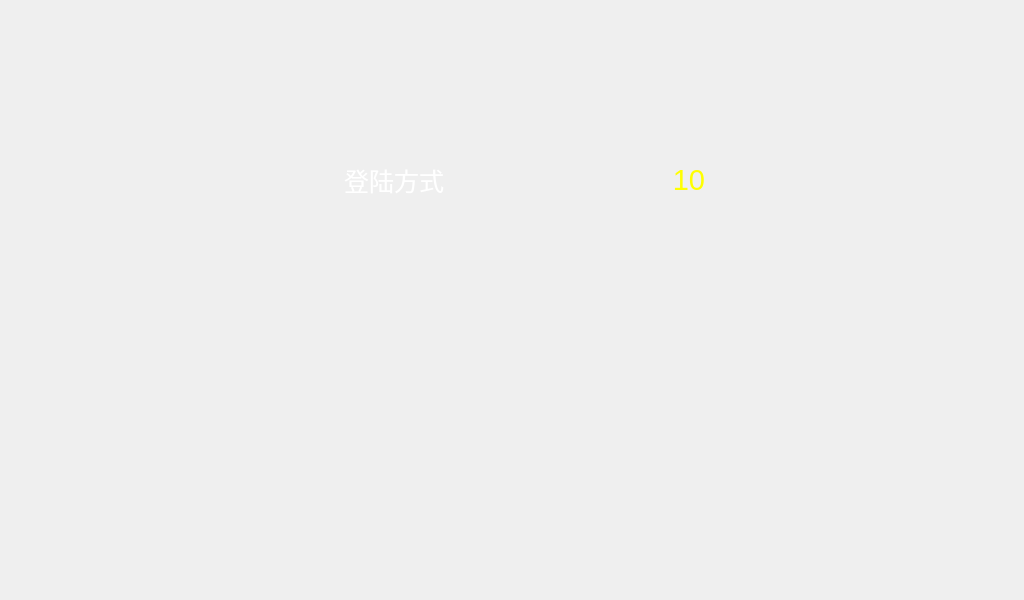
<?xml version="1.0" encoding="UTF-8"?>
<ui version="4.0">
 <class>DialogSelectLogin</class>
 <widget class="QDialog" name="DialogSelectLogin">
  <property name="geometry">
   <rect>
    <x>0</x>
    <y>0</y>
    <width>1024</width>
    <height>600</height>
   </rect>
  </property>
  <property name="windowTitle">
   <string>Dialog</string>
  </property>
  <property name="autoFillBackground">
   <bool>false</bool>
  </property>
  <property name="styleSheet">
   <string notr="true">QWidget#centralWgt
{
	background-image: url(:/image/ui_background_login.jpg);
}</string>
  </property>
  <widget class="QWidget" name="centralWgt" native="true">
   <property name="enabled">
    <bool>true</bool>
   </property>
   <property name="geometry">
    <rect>
     <x>312</x>
     <y>145</y>
     <width>400</width>
     <height>311</height>
    </rect>
   </property>
   <property name="font">
    <font>
     <pointsize>16</pointsize>
    </font>
   </property>
   <property name="styleSheet">
    <string notr="true">/* init button 'btnIrisLogin' style*/
QToolButton#btnIrisLogin
{
	background-image: url(:/image/ui_login_by_iris.png);
    border-radius: 5px;
}
/* on button 'btnIrisLogin' pressed*/
QToolButton#btnIrisLogin:pressed
{
	background-image: url(:/image/ui_login_by_iris_pressed.png);
}

/* init button 'btnPwdLogin' style*/
QToolButton#btnPwdLogin
{
	background-image: url(:/image/ui_login_by_account.png);
    border-radius: 5px;
}
/* on button 'btnPwdLogin' pressed*/
QToolButton#btnPwdLogin:pressed
{
	background-image: url(:/image/ui_login_by_account_pressed.png);
}

/* init button 'btnBack' style*/
QPushButton#btnBack
{
	background-image: url(:/image/ui_btn_back.png);
    border-radius: 5px;
}

/* on button 'btnBack' pressed*/
QPushButton#btnBack:pressed
{
	background-image: url(:/image/ui_btn_back_pressed.png);
}
</string>
   </property>
   <widget class="QToolButton" name="btnIrisLogin">
    <property name="enabled">
     <bool>false</bool>
    </property>
    <property name="geometry">
     <rect>
      <x>50</x>
      <y>80</y>
      <width>130</width>
      <height>123</height>
     </rect>
    </property>
    <property name="font">
     <font>
      <pointsize>16</pointsize>
     </font>
    </property>
    <property name="autoFillBackground">
     <bool>false</bool>
    </property>
    <property name="iconSize">
     <size>
      <width>81</width>
      <height>81</height>
     </size>
    </property>
    <property name="toolButtonStyle">
     <enum>Qt::ToolButtonTextUnderIcon</enum>
    </property>
   </widget>
   <widget class="QToolButton" name="btnPwdLogin">
    <property name="geometry">
     <rect>
      <x>220</x>
      <y>80</y>
      <width>130</width>
      <height>123</height>
     </rect>
    </property>
    <property name="font">
     <font>
      <pointsize>16</pointsize>
     </font>
    </property>
    <property name="autoFillBackground">
     <bool>false</bool>
    </property>
    <property name="iconSize">
     <size>
      <width>81</width>
      <height>81</height>
     </size>
    </property>
    <property name="toolButtonStyle">
     <enum>Qt::ToolButtonTextUnderIcon</enum>
    </property>
   </widget>
   <widget class="QPushButton" name="btnBack">
    <property name="geometry">
     <rect>
      <x>220</x>
      <y>240</y>
      <width>149</width>
      <height>43</height>
     </rect>
    </property>
    <property name="palette">
     <palette>
      <active>
       <colorrole role="WindowText">
        <brush brushstyle="SolidPattern">
         <color alpha="255">
          <red>255</red>
          <green>255</green>
          <blue>255</blue>
         </color>
        </brush>
       </colorrole>
       <colorrole role="Button">
        <brush brushstyle="SolidPattern">
         <color alpha="255">
          <red>32</red>
          <green>90</green>
          <blue>167</blue>
         </color>
        </brush>
       </colorrole>
       <colorrole role="Text">
        <brush brushstyle="SolidPattern">
         <color alpha="255">
          <red>255</red>
          <green>255</green>
          <blue>255</blue>
         </color>
        </brush>
       </colorrole>
       <colorrole role="ButtonText">
        <brush brushstyle="SolidPattern">
         <color alpha="255">
          <red>255</red>
          <green>255</green>
          <blue>255</blue>
         </color>
        </brush>
       </colorrole>
       <colorrole role="Base">
        <brush brushstyle="SolidPattern">
         <color alpha="255">
          <red>32</red>
          <green>90</green>
          <blue>167</blue>
         </color>
        </brush>
       </colorrole>
       <colorrole role="Window">
        <brush brushstyle="SolidPattern">
         <color alpha="255">
          <red>32</red>
          <green>90</green>
          <blue>167</blue>
         </color>
        </brush>
       </colorrole>
      </active>
      <inactive>
       <colorrole role="WindowText">
        <brush brushstyle="SolidPattern">
         <color alpha="255">
          <red>255</red>
          <green>255</green>
          <blue>255</blue>
         </color>
        </brush>
       </colorrole>
       <colorrole role="Button">
        <brush brushstyle="SolidPattern">
         <color alpha="255">
          <red>32</red>
          <green>90</green>
          <blue>167</blue>
         </color>
        </brush>
       </colorrole>
       <colorrole role="Text">
        <brush brushstyle="SolidPattern">
         <color alpha="255">
          <red>255</red>
          <green>255</green>
          <blue>255</blue>
         </color>
        </brush>
       </colorrole>
       <colorrole role="ButtonText">
        <brush brushstyle="SolidPattern">
         <color alpha="255">
          <red>255</red>
          <green>255</green>
          <blue>255</blue>
         </color>
        </brush>
       </colorrole>
       <colorrole role="Base">
        <brush brushstyle="SolidPattern">
         <color alpha="255">
          <red>32</red>
          <green>90</green>
          <blue>167</blue>
         </color>
        </brush>
       </colorrole>
       <colorrole role="Window">
        <brush brushstyle="SolidPattern">
         <color alpha="255">
          <red>32</red>
          <green>90</green>
          <blue>167</blue>
         </color>
        </brush>
       </colorrole>
      </inactive>
      <disabled>
       <colorrole role="WindowText">
        <brush brushstyle="SolidPattern">
         <color alpha="255">
          <red>255</red>
          <green>255</green>
          <blue>255</blue>
         </color>
        </brush>
       </colorrole>
       <colorrole role="Button">
        <brush brushstyle="SolidPattern">
         <color alpha="255">
          <red>32</red>
          <green>90</green>
          <blue>167</blue>
         </color>
        </brush>
       </colorrole>
       <colorrole role="Text">
        <brush brushstyle="SolidPattern">
         <color alpha="255">
          <red>255</red>
          <green>255</green>
          <blue>255</blue>
         </color>
        </brush>
       </colorrole>
       <colorrole role="ButtonText">
        <brush brushstyle="SolidPattern">
         <color alpha="255">
          <red>255</red>
          <green>255</green>
          <blue>255</blue>
         </color>
        </brush>
       </colorrole>
       <colorrole role="Base">
        <brush brushstyle="SolidPattern">
         <color alpha="255">
          <red>32</red>
          <green>90</green>
          <blue>167</blue>
         </color>
        </brush>
       </colorrole>
       <colorrole role="Window">
        <brush brushstyle="SolidPattern">
         <color alpha="255">
          <red>32</red>
          <green>90</green>
          <blue>167</blue>
         </color>
        </brush>
       </colorrole>
      </disabled>
     </palette>
    </property>
    <property name="font">
     <font>
      <pointsize>16</pointsize>
     </font>
    </property>
    <property name="autoFillBackground">
     <bool>false</bool>
    </property>
    <property name="iconSize">
     <size>
      <width>36</width>
      <height>36</height>
     </size>
    </property>
   </widget>
   <widget class="QWidget" name="widgetTitle" native="true">
    <property name="geometry">
     <rect>
      <x>0</x>
      <y>10</y>
      <width>400</width>
      <height>50</height>
     </rect>
    </property>
    <property name="autoFillBackground">
     <bool>false</bool>
    </property>
    <layout class="QHBoxLayout" name="horizontalLayout_2">
     <property name="margin">
      <number>0</number>
     </property>
     <item>
      <widget class="QLabel" name="labTitle">
       <property name="font">
        <font>
         <pointsize>19</pointsize>
        </font>
       </property>
       <property name="styleSheet">
        <string notr="true">color:rgb(255, 255, 255)</string>
       </property>
       <property name="text">
        <string>登陆方式</string>
       </property>
       <property name="alignment">
        <set>Qt::AlignCenter</set>
       </property>
       <property name="indent">
        <number>7</number>
       </property>
      </widget>
     </item>
     <item>
      <spacer name="horizontalSpacer_4">
       <property name="orientation">
        <enum>Qt::Horizontal</enum>
       </property>
       <property name="sizeType">
        <enum>QSizePolicy::Preferred</enum>
       </property>
       <property name="sizeHint" stdset="0">
        <size>
         <width>180</width>
         <height>20</height>
        </size>
       </property>
      </spacer>
     </item>
     <item>
      <widget class="QLabel" name="labCountDown">
       <property name="minimumSize">
        <size>
         <width>50</width>
         <height>0</height>
        </size>
       </property>
       <property name="maximumSize">
        <size>
         <width>50</width>
         <height>16777215</height>
        </size>
       </property>
       <property name="font">
        <font>
         <pointsize>22</pointsize>
        </font>
       </property>
       <property name="styleSheet">
        <string notr="true">color:rgb(255,255,0);</string>
       </property>
       <property name="text">
        <string>10</string>
       </property>
       <property name="alignment">
        <set>Qt::AlignRight|Qt::AlignTrailing|Qt::AlignVCenter</set>
       </property>
       <property name="indent">
        <number>7</number>
       </property>
      </widget>
     </item>
    </layout>
   </widget>
  </widget>
 </widget>
 <resources/>
 <connections>
  <connection>
   <sender>btnBack</sender>
   <signal>clicked()</signal>
   <receiver>DialogSelectLogin</receiver>
   <slot>reject()</slot>
   <hints>
    <hint type="sourcelabel">
     <x>469</x>
     <y>343</y>
    </hint>
    <hint type="destinationlabel">
     <x>512</x>
     <y>449</y>
    </hint>
   </hints>
  </connection>
  <connection>
   <sender>btnIrisLogin</sender>
   <signal>clicked()</signal>
   <receiver>DialogSelectLogin</receiver>
   <slot>selectIrisLogin()</slot>
   <hints>
    <hint type="sourcelabel">
     <x>301</x>
     <y>247</y>
    </hint>
    <hint type="destinationlabel">
     <x>117</x>
     <y>239</y>
    </hint>
   </hints>
  </connection>
  <connection>
   <sender>btnPwdLogin</sender>
   <signal>clicked()</signal>
   <receiver>DialogSelectLogin</receiver>
   <slot>selectAccountLogin()</slot>
   <hints>
    <hint type="sourcelabel">
     <x>488</x>
     <y>220</y>
    </hint>
    <hint type="destinationlabel">
     <x>613</x>
     <y>187</y>
    </hint>
   </hints>
  </connection>
 </connections>
 <slots>
  <slot>selectIrisLogin()</slot>
  <slot>selectAccountLogin()</slot>
 </slots>
</ui>
